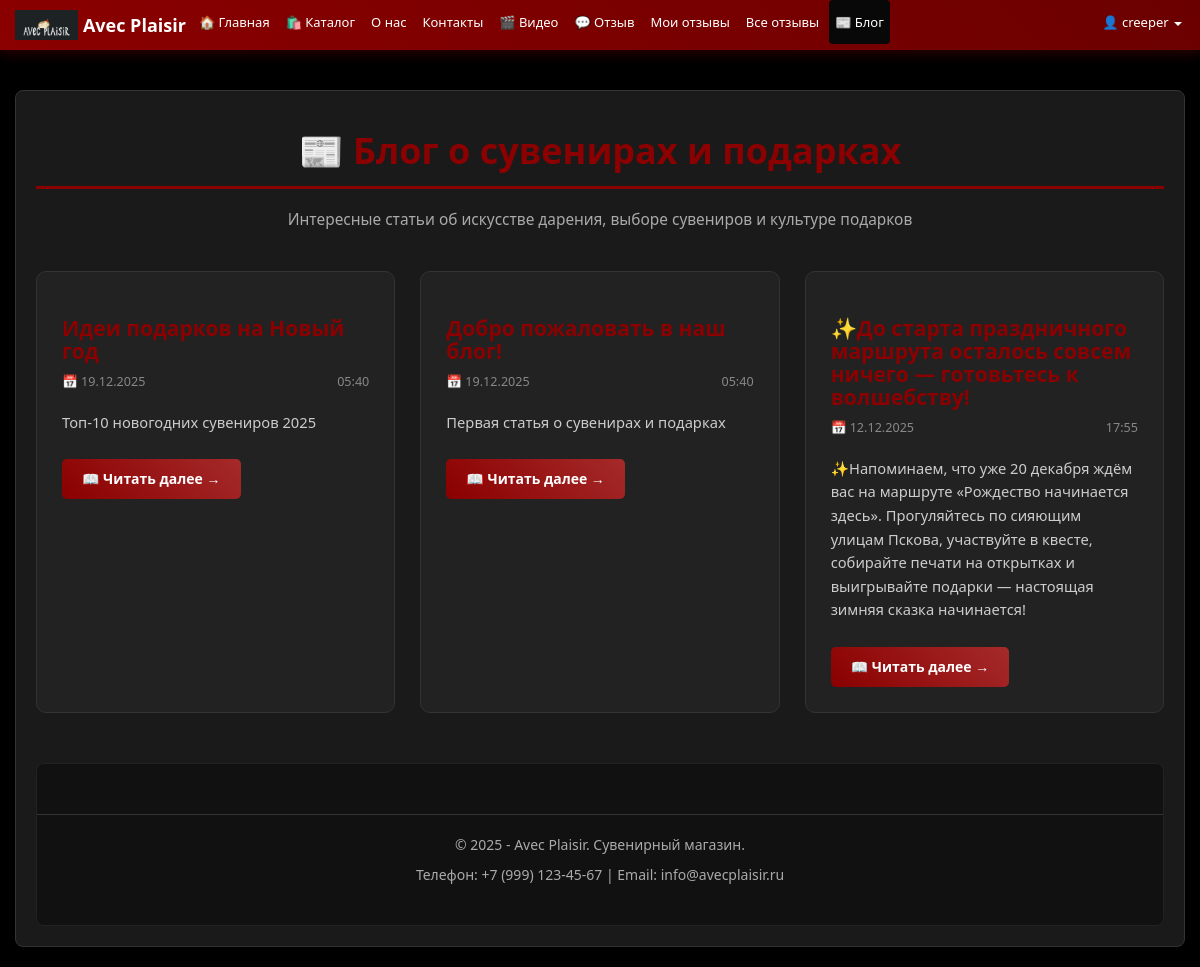
Page /blog/ (signed in) on the committed database.
### app/models.py (models this page shows, shortened)
class BlogArticle(models.Model):
    title = models.CharField(max_length=200, verbose_name="Заголовок")
    short_content = models.TextField(max_length=500, verbose_name="Краткое содержание")
    full_content = models.TextField(verbose_name="Полное содержание")
    image = models.ImageField(
        upload_to='blog_images/',
        verbose_name="Изображение статьи",
        blank=True,
        null=True,
        help_text="Загрузите изображение для статьи (рекомендуемый размер: 1200x600)"
    )
    published_date = models.DateTimeField(default=timezone.now, verbose_name="Дата публикации")
    created_at = models.DateTimeField(auto_now_add=True, verbose_name="Дата создания")
    updated_at = models.DateTimeField(auto_now=True, verbose_name="Дата обновления")
    class Meta:
        verbose_name = "Статья блога"
        verbose_name_plural = "Статьи блога"
        ordering = ['-published_date']

### app/views.py (the view)
# urls.py: path('blog/', blog_list, name='blog_list'),
def blog_list(request):
    articles = BlogArticle.objects.all().order_by('-published_date')
    return render(request, 'app/blog_list.html', {
        'articles': articles,
        'show_create_button': request.user.is_staff or request.user.is_superuser
    })

### app/templates/app/blog_list.html (shortened to what this page needs)
﻿{% extends "app/layout.html" %}
{% block content %}
<div class="blog-container">
    <h1 class="blog-title">📰 Блог о сувенирах и подарках</h1>
    <p class="blog-description">Интересные статьи об искусстве дарения, выборе сувениров и культуре подарков</p>
    {% if articles %}
    <div class="articles-grid">
        {% for article in articles %}
        <div class="article-card">
            <div class="article-header">
                <h2 class="article-title">{{ article.title }}</h2>
                <div class="article-meta">
                    <span class="article-date">📅 {{ article.published_date|date:"d.m.Y" }}</span>
                    <span class="article-time">{{ article.published_date|date:"H:i" }}</span>
                </div>
            </div>
            <div class="article-excerpt">
                <p>{{ article.short_content }}</p>
            </div>
            <div class="article-footer">
                <a href="{% url 'blog_article_detail' article.id %}" class="read-more-btn">
                    📖 Читать далее →
                </a>
            </div>
        </div>
        {% endfor %}
    </div>
    {% endif %}
</div>
{% endblock %}

### app/templates/app/layout.html (shortened to what this page needs)
{% load static %}
<!DOCTYPE html>
<html lang="ru">
<head>
    <link href="https://cdn.jsdelivr.net/npm/bootstrap@3.4.1/dist/css/bootstrap.min.css" rel="stylesheet">
</head>
<body>
    <nav class="navbar navbar-inverse navbar-fixed-top">
        <div class="container">
            <div class="navbar-header">
                <a href="{% url 'home' %}" class="navbar-brand">
                    <img src="/static/app/images/logo.png" alt="Avec Plaisir">
                    Avec Plaisir
                </a>
            </div>
            <div class="navbar-collapse collapse">
                <ul class="nav navbar-nav">
                    <li><a href="{% url 'home' %}">🏠 Главная</a></li>
                    <li><a href="{% url 'catalog' %}">🛍️ Каталог</a></li>
                    <li><a href="{% url 'about' %}">О нас</a></li>
                    <li><a href="{% url 'contact' %}">Контакты</a></li>
                    <li><a href="{% url 'video_page' %}">🎬 Видео</a></li>
                    {% if user.is_authenticated %}
                    <li><a href="{% url 'feedback' %}">💬 Отзыв</a></li>
                    <li><a href="{% url 'my_feedbacks' %}">Мои отзывы</a></li>
                    {% endif %}
                    <li><a href="{% url 'feedback_list' %}">Все отзывы</a></li>
                    <li><a href="{% url 'blog_list' %}">📰 Блог</a></li>
                </ul>
                <ul class="nav navbar-nav navbar-right">
                    {% if user.is_authenticated %}
                    <li class="dropdown">
                        <a href="#" class="dropdown-toggle" data-toggle="dropdown" role="button" aria-haspopup="true" aria-expanded="false">
                            {% if user.username|length > 10 %}
                            👤 {{ user.username|slice:":8" }}..
                            {% else %}
                            👤 {{ user.username }}
                            {% endif %}
                            <span class="caret"></span>
                        </a>
                    </li>
                    {% else %}
                    <li><a href="{% url 'login' %}">🔑 Вход</a></li>
                    <li><a href="{% url 'register' %}">📝 Регистрация</a></li>
                    {% endif %}
                </ul>
            </div>
        </div>
    </nav>
    <div class="container body-content">
        {% block content %}{% endblock %}
        <footer>
            <hr />
            <p>&copy; {% now "Y" %} - Avec Plaisir. Сувенирный магазин.</p>
            <p>Телефон: +7 (999) 123-45-67 | Email: info@avecplaisir.ru</p>
        </footer>
    </div>
</body>
</html>

### app/templates/app/layout.html (style rules this page uses)
body { background-color: #000000 !important; color: #ffffff; font-family: 'Segoe UI', Tahoma, Geneva, Verdana, sans-serif; margin: 0; padding-top: 60px; min-height: 100vh; }
.navbar { background: linear-gradient(45deg, #8B0000, #6B0000) !important; border: none !important; box-shadow: 0 4px 12px rgba(139, 0, 0, 0.3); min-height: 50px; }
.navbar a { color: white !important; }
.navbar-brand { font-weight: bold; font-size: 18px; display: flex; align-items: center; padding: 8px 5px; }
.navbar-brand img { height: 30px; margin-right: 5px; }
.navbar-nav > li > a { font-weight: 500; transition: all 0.3s ease; border-radius: 4px; margin: 0 2px; padding: 12px 6px !important; font-size: 13px; white-space: nowrap; }
.navbar > .container { padding-left: 10px; padding-right: 10px; max-width: 100%; }
.container.body-content { background: #1a1a1a; color: #ffffff; padding: 20px; border-radius: 8px; box-shadow: 0 2px 20px rgba(0,0,0,0.5); margin-top: 10px; margin-bottom: 20px; min-height: 100px; border: 1px solid #333; }
footer { background: #111; border-top: 2px solid #8B0000; margin-top: 50px; padding: 30px 0; color: #aaa; text-align: center; border-radius: 8px; border: 1px solid #222; }
footer hr { border-color: #333; }
h1, h2, h3, h4, h5, h6 { color: #8B0000 !important; font-family: 'Segoe UI', Tahoma, Geneva, Verdana, sans-serif; font-weight: 600; border-bottom: 1px solid #333; padding-bottom: 10px; }
h1 { border-bottom: 3px solid #8B0000; padding-bottom: 15px; }
.body-content a { color: #8B0000; text-decoration: none; transition: all 0.3s ease; }

### app/templates/app/blog_list.html (style rules this page uses)
.blog-container { max-width: 1200px; margin: 0 auto; }
.blog-title { text-align: center; margin-bottom: 20px; color: #8B0000 !important; }
.blog-description { text-align: center; color: #aaa; margin-bottom: 40px; font-size: 1.1em; }
.articles-grid { display: grid; grid-template-columns: repeat(auto-fill, minmax(350px, 1fr)); gap: 25px; margin-top: 30px; }
.article-card { background: #222; border-radius: 10px; padding: 25px; border: 1px solid #333; transition: transform 0.3s ease, box-shadow 0.3s ease; }
.article-header { margin-bottom: 20px; }
.article-title { color: #8B0000 !important; font-size: 1.5em; margin-bottom: 10px; border-bottom: none; padding-bottom: 0; }
.article-meta { display: flex; justify-content: space-between; color: #888; font-size: 0.9em; }
.article-excerpt { color: #ccc; line-height: 1.6; margin-bottom: 25px; font-size: 1.05em; }
.read-more-btn { display: inline-block; background: linear-gradient(45deg, #8B0000, #A52A2A); color: white !important; padding: 10px 20px; border-radius: 5px; text-decoration: none; font-weight: bold; transition: all 0.3s ease; }

### rows in the picture
BlogArticle: published_date "19.12.2025", published_date "05:40", short_content "Топ-10 новогодних сувениров 2025"
BlogArticle: published_date "19.12.2025", published_date "05:40", short_content "Первая статья о сувенирах и подарках"
BlogArticle: title "✨До старта праздничного маршрута осталось совсем ничего — готовьтесь к волшебству!", published_date "12.12.2025", published_date "17:55", short_content "✨Напоминаем, что уже 20 декабря ждём вас на маршруте «Рождество начинается здесь». Прогуляйтесь по сияющим улицам Пскова, участвуйте в квесте, собирайте печати на открытках и выигрывайте подарки — настоящая зимняя сказка начинается!"

### other values in the picture
{{ user.username }} "creeper"
